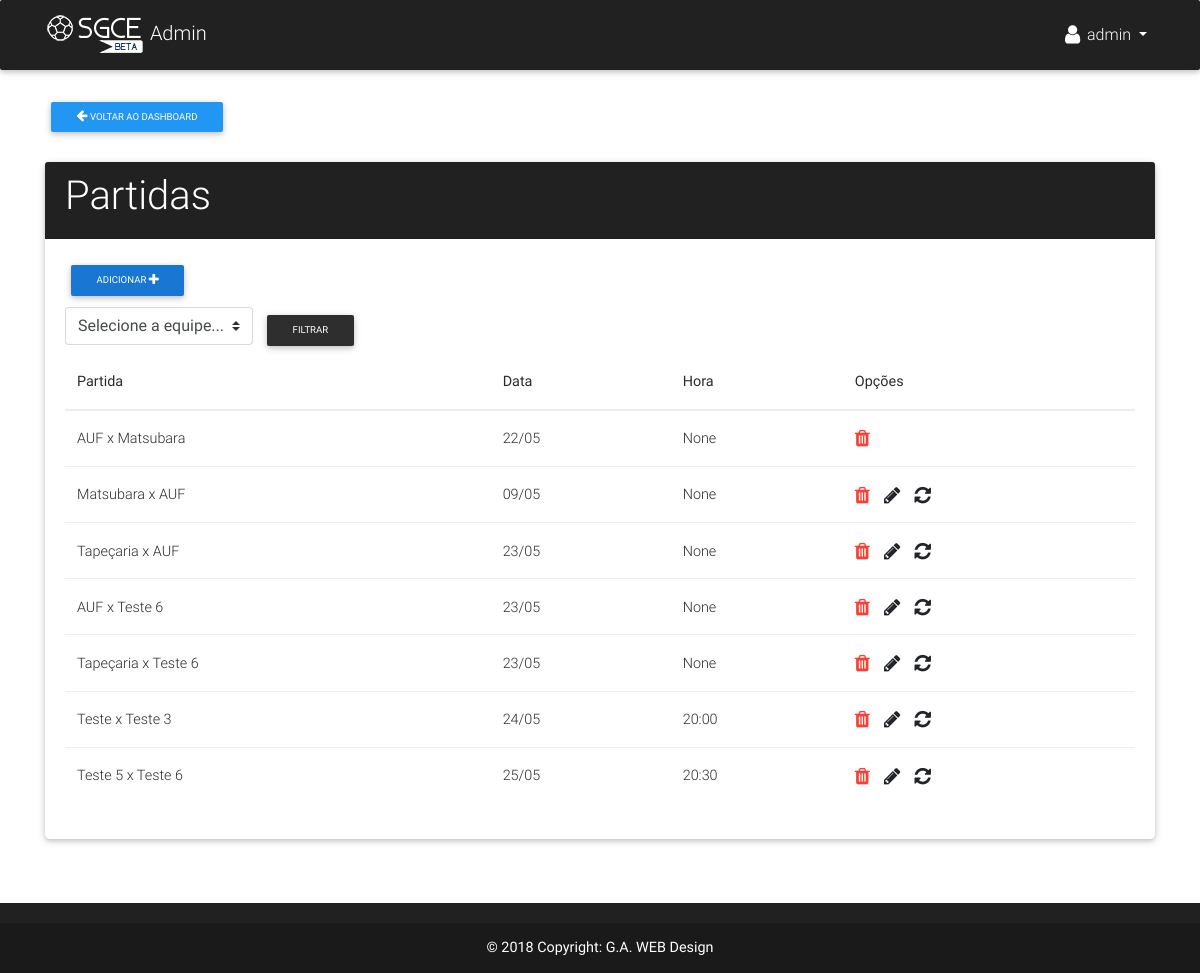
Before: /manager/campeonatos/list_partida/1/ (signed in) with the older database file.
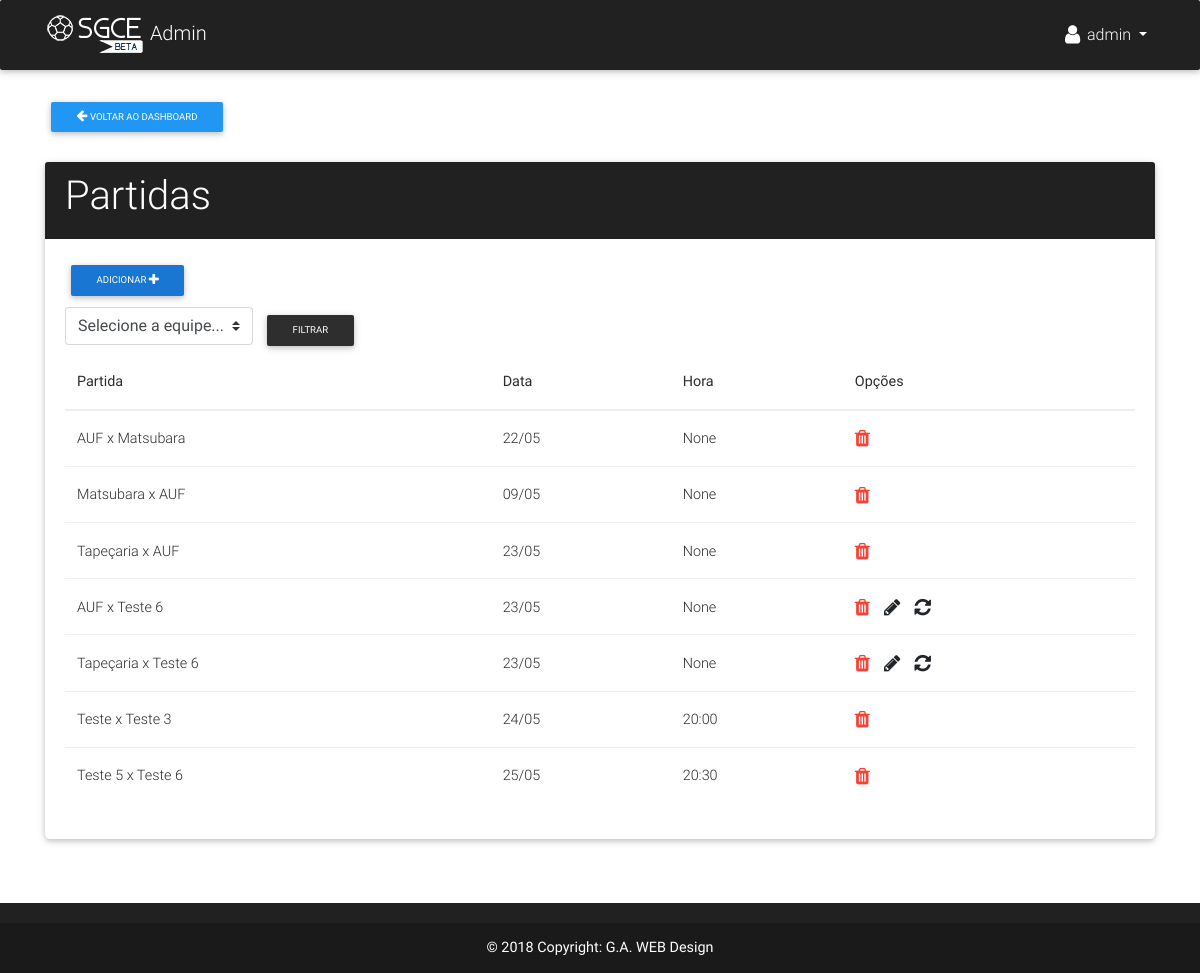
After: the same page with the newer database file.
### app/models.py (models this page shows, shortened)
class Partida(models.Model):
    FASE = (
        ('G', 'Grupos'),
        ('O','Oitavas'),
        ('Q','Quartas'),
        ('S', 'Semi-final'),
        ('F', 'Final')
    )
    mandante = models.ForeignKey(Equipe, verbose_name='Mandante', related_name='mandante')
    visitante = models.ForeignKey(Equipe, verbose_name='Visitante', related_name='visitante')
    rodada = models.PositiveIntegerField('Rodada', null=True, blank=True)
    campeonato = models.PositiveIntegerField('Campeonato', default=None)
    gols_mandante = models.PositiveIntegerField('Gols mandante', default=0)
    gols_visitante = models.PositiveIntegerField('Gols visitante', default=0)
    total_cart_amarelo = models.PositiveIntegerField('Cartões amarelos', default=0)
    total_cart_vermelho = models.PositiveIntegerField('Cartões vermelhos', default=0)
    data = models.DateTimeField('Data', null=True, blank=True)
    hora = models.CharField('Hora', default="--:--", max_length=5, null=True, blank=True)
    finalizada = models.BooleanField(default=False)
    fase = models.CharField('Fase', max_length=1, choices=FASE, default='G')
    def __str__(self):
        return '%s x %s' % (self.mandante, self.visitante)

class Equipe(models.Model):
    nome = models.CharField('Nome', max_length=50)
    pontos = models.PositiveIntegerField('Pts', default=0)
    vitorias = models.PositiveIntegerField('V', default=0)
    empates = models.PositiveIntegerField('E', default=0)
    derrotas = models.PositiveIntegerField('D', default=0)
    gols_marcados = models.PositiveIntegerField('GP', default=0)
    gols_sofridos = models.PositiveIntegerField('GC', default=0)
    saldo_gols = models.PositiveIntegerField('SG', default=0)
    grupo = models.ForeignKey(Grupo, verbose_name='Grupo', null=True, blank=True)
    campeonato = models.PositiveIntegerField('Campeonato', default=0)
    emblema = models.ImageField('Emblema', upload_to='emblemas/', null=True, blank=True)
    class Meta:
        ordering = ['-pontos', '-vitorias', '-empates', '-derrotas','-saldo_gols']
    def __str__(self):
        return self.nome

### app/views.py (the view)
# urls.py: url(r'^manager/campeonatos/list_partida/(?P<pk>[0-9]+)/$', partida_list, name='list_partida'),
@login_required(login_url='/manager/login/')
def partida_list(request, pk):
    equipes = Equipe.objects.filter(campeonato=pk)
    if request.method == 'GET':
        if 'equipe' in request.GET:
            partidas = Partida.objects.filter(Q(mandante = request.GET['equipe']) | Q(visitante = request.GET['equipe'])).order_by('pk')
            return render(request, 'manager/read/listar_partidas.html', {'partidas':partidas, 'equipes':equipes, 'pk':pk})
        else:
            partidas = Partida.objects.filter(campeonato=pk).order_by('pk')
            return render(request, 'manager/read/listar_partidas.html', {'partidas':partidas, 'equipes':equipes, 'pk':pk})

### app/templates/manager/read/listar_partidas.html (shortened to what this page needs)
{% extends 'manager/base.html' %}
{% block content %}
<br><br>
<div class="row">
  <div class="col-lg-12">
    <a href="{% url 'manage_campeonato' pk=pk %}" class="btn btn-sm blue">
        <span class="fa fa-arrow-left"></span>
        Voltar ao dashboard
    </a>
    <div class="row justify-content-center mt-4">
      <div class="col-lg-12">
        <div class="card">
          <div class="card-header elegant-color-dark white-text">
            <h1 class="h1-responsive">Partidas</h1>
          </div>
          <div class="card-body">
            <a href="{% url 'add_partida' pk=pk %}" class="pull-left black-text mr-5 btn btn-blue btn-sm">
                Adicionar
                <span class="fa fa-plus fa-lg white-text"></span>
            </a><br><br>
            {% if partidas %}
            <form method="get" class="form-inline">
                <select class="custom-select mb-2 mr-sm-2 mb-sm-0" id="equipe" name="equipe" required>
                    <option value="">Selecione a equipe...</option>
                </select>
                <button type="submit" class="btn btn-elegant btn-sm">Filtrar</button>
            </form>
            <div class="table-responsive">
                <table class="table">
                    <thead>
                        <tr>
                            <th>Partida</th>
                            <th>Data</th>
                            <th>Hora</th>
                            <th>Opções</th>
                        </tr>
                    </thead>
                    <tbody>
                        {% for partida in partidas %}
                        <tr>
                            <td>{{partida}}</td>
                            <td>{{partida.data|date:"d/m"}}</td>
                            <td>{{partida.hora}}</td>
                            <td>
                                <a href="{% url 'partida_remove' pk=partida.pk%}">
                                    <span class="fa fa-trash fa-lg red-text"></span>
                                </a>
                                {% if partida.finalizada == False %}
                                <a href="{% url 'partida_edit' pk=partida.pk %}">
                                    <span class="fa fa-pencil fa-lg"></span>
                                </a>
                                <a href="{% url 'update_resultado' pk=partida.pk %}">
                                    <span class="fa fa-refresh fa-lg"></span>
                                </a>
                                {% endif %}
                            </td>
                        </tr>
                        {% endfor %}
                    </tbody>
                </table>
            </div>
            {% else %}
            <p>Ainda não há partidas cadastradas =(</p>
            {% endif %}
          </div>
        </div>
      </div>
    </div>
  </div>
</div>
{% endblock %}

Changed rows visible on the page:
changed Partida "Matsubara x AUF": finalizada False → True (drawn)
changed Partida "Tapeçaria x AUF": finalizada False → True (drawn)
changed Partida "Teste x Teste 3": finalizada False → True (drawn)
changed Partida "Teste 5 x Teste 6": finalizada False → True (drawn)
